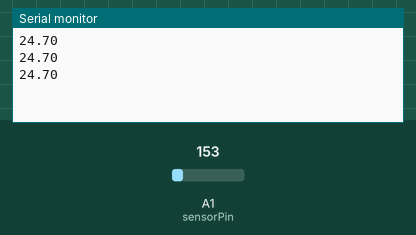
Simulated run of this sketch. Board: Arduino Uno, built with avr-gcc and run on an emulated ATmega328P. Shown: the last lines printed to the serial monitor. Inputs (shaded band) come from the test bench; at power-on: A1 (sensorPin) = 153.

Above: at 1.3 s.
1.4 s: A1 (sensorPin) set to 165
At 1.9 s:
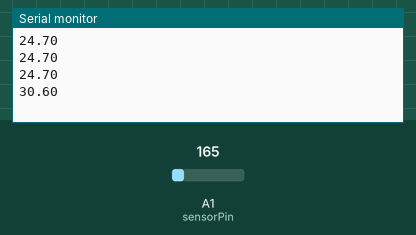
2.9 s: A1 (sensorPin) set to 175
At 3.4 s:
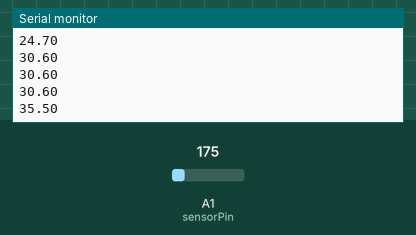
Timing chart, 0 to 5.9 s (numbered marks = the images above; inputs shaded):
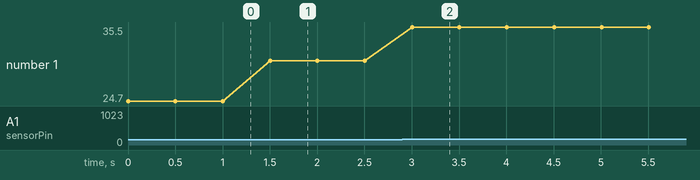

Measured:
- after the input at 1.4 s, the serial monitor: prints a new line after 0.10 s (image 1)
- after the input at 2.9 s, the serial monitor: prints a new line after 0.10 s (image 2)
- plotted number 1: 24.7 → 30.6 after the input at 1.4 s, 30.6 → 35.5 after the input at 2.9 s

The sketch:

arduinoTempSensorSetup.ino
```cpp
/*
The following program help setup the the arduino to read data from
temperature sensor, which later can be read by the paired processing
program. The data output setup by this program will be the current read
temperature in Celsius.

The temperature sensor used here is TMP36

The code followed Thermometer code by Andy (adavid7@uw.edu), with modification.

yyyuan 6/3/2015
*/

const int sensorPin = A1;
const int tempSampling = 500;

int   sensorValue;
int   sensorMV;
float tempC;

void setup() {

  pinMode(sensorPin, INPUT);
  Serial.begin(9600);

}


void loop() {
  sensorValue = analogRead(sensorPin);
  sensorMV = map(sensorValue, 0, 1023, 0, 4999);

  tempC = (sensorMV - 500) / 10.0;
  Serial.println(tempC);
  delay (tempSampling);

}
```
